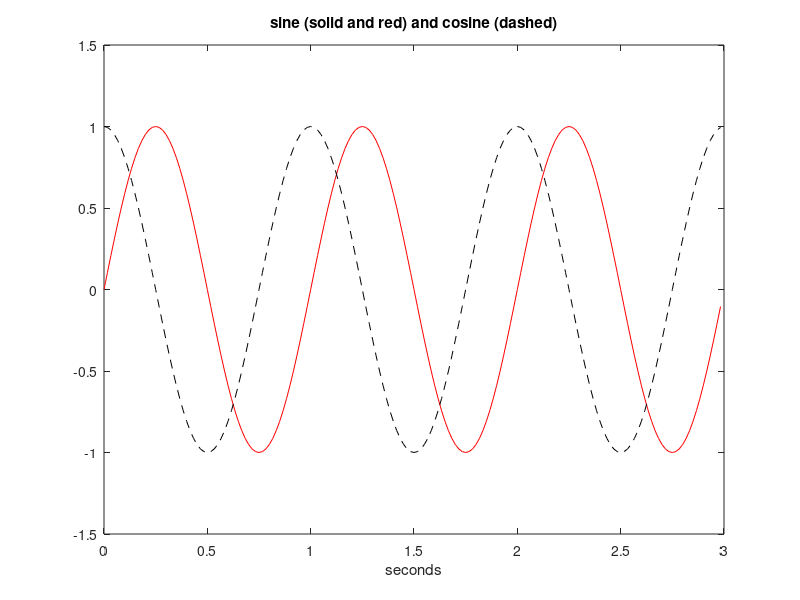

Source code (MATLAB):
% Sine and cosine signals
signal_frecuency=1; %signal frequency in Hz
signal_frecuencty_rads_per_sec=2*pi*signal_frecuency; %signal frequency in rad/s
sampling_frecuency_hz=60; %sampling frequency in Hz
time_interval=1/sampling_frecuency_hz; %time interval between samples;
signal_duration=3; % duration of the signal
time=0:time_interval:(signal_duration-time_interval); %time intervals set
ys=sin(signal_frecuencty_rads_per_sec*time); %signal data set
plot(time,ys,'r'); hold on; %plots figure
axis([0 signal_duration -1.5 1.5]);
xlabel('seconds');
yc=cos(signal_frecuencty_rads_per_sec*time); %signal data set
plot(time,yc,'--k'); %plot with points
axis([0 3 -1.5 1.5]);
xlabel('seconds'); title('sine (solid and red) and cosine (dashed)');